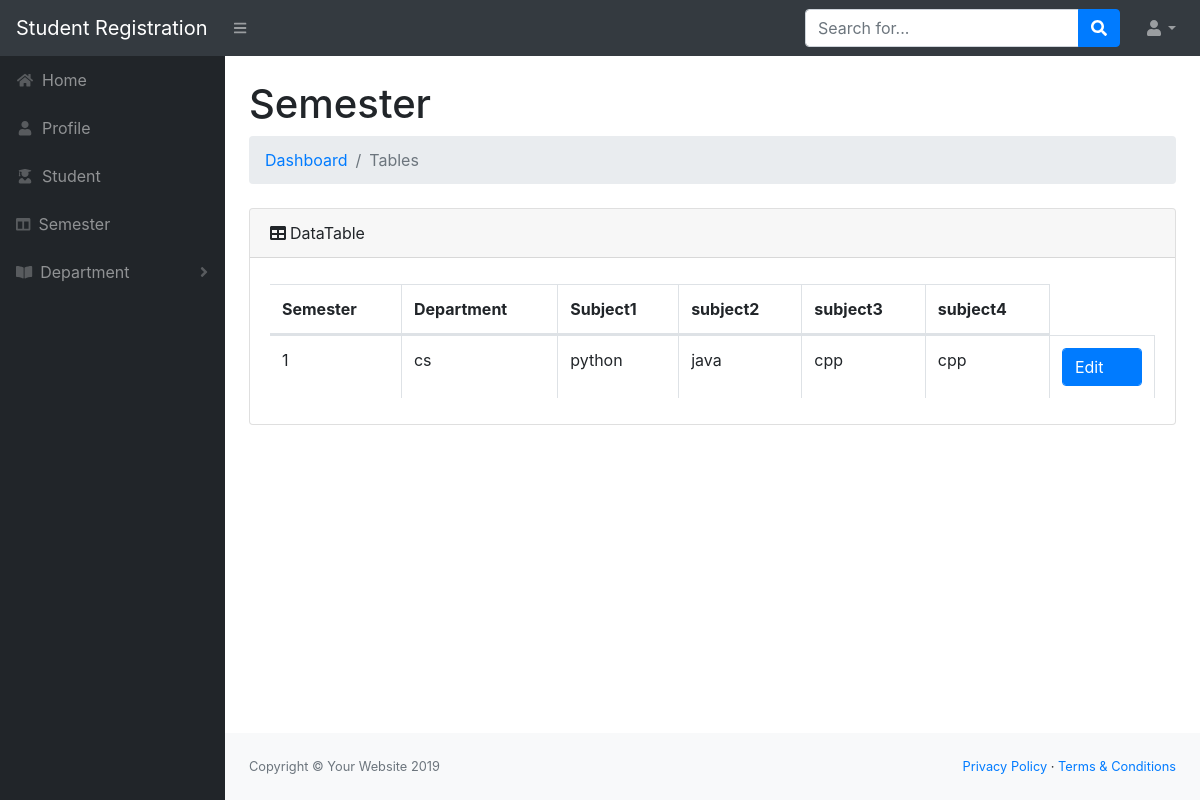
/view/facultysem.php (signed in), run on the app's committed database.
### tables this page shows
CREATE TABLE `semester` (
  `semid` int(11) NOT NULL,
  `sem` int(11) NOT NULL,
  `department` varchar(30) NOT NULL,
  `subject1` varchar(30) NOT NULL,
  `subject2` varchar(30) NOT NULL,
  `subject3` varchar(30) NOT NULL,
  `subject4` varchar(30) NOT NULL
);

### view/facultysem.php (the view, shortened to what this page needs)
<!DOCTYPE html>
<html lang="en">
    <head>
        <link href="css/styles.css" rel="stylesheet" />
        <link href="https://cdn.datatables.net/1.10.20/css/dataTables.bootstrap4.min.css" rel="stylesheet" />
    </head>
    <body class="sb-nav-fixed">
        <nav class="sb-topnav navbar navbar-expand navbar-dark bg-dark">
            <a class="navbar-brand" href="index.html">Student Registration</a><button class="btn btn-link btn-sm order-1 order-lg-0" id="sidebarToggle" href="#"><i class="fas fa-bars"></i></button
            >
            <a class="d-none d-md-inline-block form-inline ml-auto mr-0 mr-md-3 my-2 my-md-0">
                <div class="input-group">
                    <input class="form-control" type="text" placeholder="Search for..." aria-label="Search" aria-describedby="basic-addon2" />
                    <div class="input-group-append">
                        <button class="btn btn-primary" type="button"><i class="fas fa-search"></i></button>
                    </div>
                </div>
            </a>
            <ul class="navbar-nav ml-auto ml-md-0">
                <li class="nav-item dropdown">
                    <a class="nav-link dropdown-toggle" id="userDropdown" href="#" role="button" data-toggle="dropdown" aria-haspopup="true" aria-expanded="false"><i class="fas fa-user  fa-fw"></i></a>
                </li>
            </ul>
        </nav>
        <div id="layoutSidenav">
            <div id="layoutSidenav_nav">
                <nav class="sb-sidenav accordion sb-sidenav-dark" id="sidenavAccordion">
                    <div class="sb-sidenav-menu">
                        <div class="nav">
                            <a class="nav-link" href="facultyhome.php"
                                ><div class="sb-nav-link-icon"><i class="fa fa-home fa-fw"></i></div>
                                Home</a>
                            <a class="nav-link" href="facultyprofile.php"
                                ><div class="sb-nav-link-icon"><i class="fa fa-user fa-fw"></i></div>
                                Profile</a>
                            <a class="nav-link" href="facultyhome.php"
                            ><div class="sb-nav-link-icon"><i class="fa fa-user-graduate fa-fw"></i></div>
                            Student</a>
                            <a class="nav-link" href="facultycssem.php"
                            ><div class="sb-nav-link-icon"><i class="fas fa-columns"></i></div>
                            Semester</a>
                            <a class="nav-link collapsed" href="#" data-toggle="collapse" data-target="#collapsePages" aria-expanded="false" aria-controls="collapsePages"
                                ><div class="sb-nav-link-icon"><i class="fas fa-book-open"></i></div>
                                Department
                                <div class="sb-sidenav-collapse-arrow"><i class="fas fa-angle-down"></i></div
                            ></a>
                </nav>
            </div>
            <div id="layoutSidenav_content">
                <main>
                    <div class="container-fluid">
                        <h1 class="mt-4">Semester</h1>
                        <ol class="breadcrumb mb-4">
                            <li class="breadcrumb-item"><a href="index.html">Dashboard</a></li>
                            <li class="breadcrumb-item active">Tables</li>
                        </ol>
                        <div class="card mb-4">
                            <div class="card-header"><i class="fas fa-table mr-1"></i>DataTable</div>
                            <div class="card-body">
                                <div class="table-responsive">
                                    <table class="table table-bordered" id="dataTable" width="100%" cellspacing="0">
                                        <thead>
                                            <tr>
                                                <th>Semester</th>
                                                <th>Department</th>
                                                <th>Subject1</th>
                                                <th>subject2</th>
                                                <th>subject3</th>
                                                <th>subject4</th>
                                            </tr>
                                        </thead>
                                        <?php
                                            require '../config/connection.php';
                                            $var1=$_SESSION['fac_id'];
                                            $sql="SELECT * FROM faculty WHERE fid='".$var1."'";
                                            $result = mysqli_query($conn,$sql);
                                            if($row = mysqli_fetch_assoc($result))
                                            {
                                                $var2=$row['department'];
                                                $sql="SELECT * FROM semester WHERE department='".$var2."'";
                                                $result1 = mysqli_query($conn,$sql);
                                                while($row1=mysqli_fetch_assoc($result1))
                                                {
                                            ?>
                                        <tbody>
                                            <tr>
                                            <form method="POST">
                                                <td><?php echo $row1['sem'];?></td>
                                                <td><?php echo $row1['department'];?></td>
                                                <td><?php echo $row1['subject1'];?></td>
                                                <td><?php echo $row1['subject2'];?></td>
                                                <td><?php echo $row1['subject3'];?></td>
                                                <td><?php echo $row1['subject4'];?></td>
                                                <td><a href="facultyeditsem.php" class="btn-primary form-control">Edit</a></td>
                                            </tr>
                                            <?php
                                                }
                                            }
                                            ?>
                                        </tbody>
                                    </table>
                                </div>
                            </div>
                        </div>
                    </div>
                </main>
                <footer class="py-4 bg-light mt-auto">
                    <div class="container-fluid">
                        <div class="d-flex align-items-center justify-content-between small">
                            <div class="text-muted">Copyright &copy; Your Website 2019</div>
                            <div>
                                <a href="#">Privacy Policy</a>
                                &middot;
                                <a href="#">Terms &amp; Conditions</a>
                            </div>
                        </div>
                    </div>
                </footer>
            </div>
        </div>
    </body>
</html>

### data on the page
semester: sem "1", department "cs", subject1 "python", subject2 "java", subject3 "cpp", subject4 "cpp"
